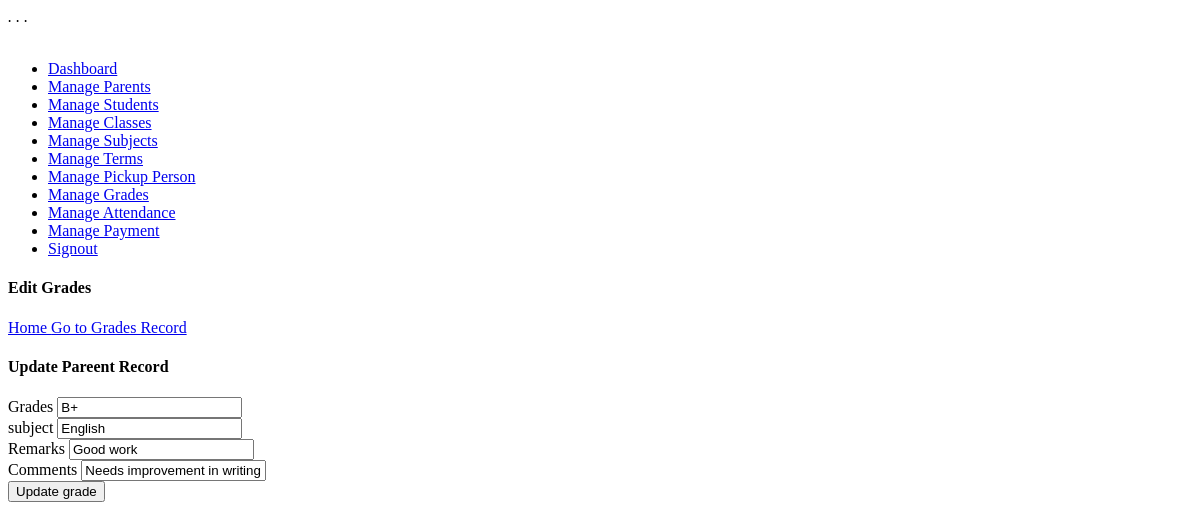
/edit_grades.php?id=1, run on the app's committed database.
### tables this page shows
CREATE TABLE `grades` (
  `id` int(11) NOT NULL,
  `kid_id` int(11) NOT NULL,
  `subject` varchar(100) NOT NULL,
  `grade` varchar(10) NOT NULL,
  `remarks` text,
  `comments` text,
  `date_recorded` date DEFAULT NULL
);

### edit_grades.php (the view, shortened to what this page needs)
<?php
include 'db.php';
$grade_id = isset($_GET['id']) ? intval($_GET['id']) : 0;
$query = "SELECT * FROM grades WHERE id = ?";
$stmt = $conn->prepare($query);
$stmt->bind_param("i", $grade_id);
$stmt->execute();
$result = $stmt->get_result();
$grade = $result->fetch_assoc();
if ($grade_id) {
    $grade_name = $grade['grade'];
    $subject = $grade['subject'];
    $comments = $grade['comments'];
    $remarks = $grade['remarks'];
}
?>
<?php include 'header.php' ?>
<body class="dashboard">
<div id="main-wrapper">
    <?php include "sidebar.php"; ?>
    <div class="content-body">
        <div class="container">
            <div class="page-title">
                <h4>Edit Grades</h4>
                <div class="col-auto">
                     <div class="breadcrumbs link"><a href="#">Home </a><span><i class="ri-arrow-right-s-line"></i></span><a href="manage_grades.php">Go to Grades Record</a></div>
                  </div>
            </div>
            <div class="row">
                <div class="col-xl-12">
                    <div class="card">
                        <div class="card-header">
                            <h4 class="card-title">Update Pareent Record</h4>
                        </div>
                        <div class="card-body">
                            <form method="POST" class="invoice-form">
                                <div class="row">
                                    <div class="col-xl-6">
                                        <div class="mb-3">
                                            <label class="form-label">Grades</label>
                                            <input type="text" class="form-control" name="grade" value="<?= htmlspecialchars($grade_name) ?>" required>
                                        </div>
                                        <div class="mb-3">
                                            <label class="form-label">subject</label>
                                            <input type="text" class="form-control" name="subject" value="<?= htmlspecialchars($subject) ?>" >
                                        </div>
                                        <div class="mb-3">
                                            <label class="form-label">Remarks</label>
                                            <input type="text" class="form-control" name="remarks" value="<?= htmlspecialchars($remarks) ?>" >
                                        </div>
                                        <div class="mb-3">
                                            <label class="form-label">Comments</label>
                                            <input type="text" class="form-control"  name="comments" value="<?= htmlspecialchars($comments) ?>" >
                                        </div>
                                    </div>
                                </div>
                                <div class="d-flex justify-content-center mt-4">
                                    <button type="submit" class="btn btn-primary">Update grade</button>
                                </div>
                            </form>
                        </div>
                    </div>
                </div>
            </div>
        </div>
    </div>
</div>
<?php include 'footer.php' ?>

### data on the page
grades: grade "B+", subject "English", remarks "Good work", comments "Needs improvement in writing"
